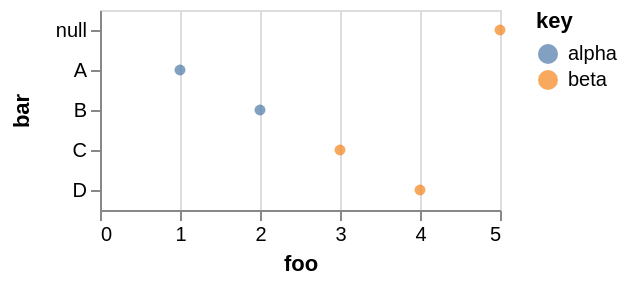

This figure's Vega-Lite source:
### Vega specification from a JSON file in a GitHub repository (floating-point values rounded to 4 significant figures)
{"$schema": "https://vega.github.io/schema/vega/v4.json", "autosize": "pad", "padding": 5, "width": 200, "style": "cell", "data": [{"name": "source_0", "values": [{"key": "alpha", "foo": [1, 2], "bar": ["A", "B"]}, {"key": "beta", "foo": [3, 4, 5], "bar": ["C", "D"]}]}, {"name": "data_0", "source": "source_0", "transform": [{"type": "flatten", "fields": ["foo", "bar"], "as": ["foo", "bar"]}]}], "signals": [{"name": "y_step", "value": 20}, {"name": "height", "update": "bandspace(domain('y').length, 1, 0.5) * y_step"}], "marks": [{"name": "marks", "type": "symbol", "style": ["circle"], "from": {"data": "data_0"}, "encode": {"update": {"opacity": {"value": 0.7}, "fill": [{"test": "datum[\"foo\"] === null || isNaN(datum[\"foo\"])", "value": null}, {"scale": "color", "field": "key"}], "tooltip": {"signal": "{\"foo\": format(datum[\"foo\"], \"\"), \"bar\": ''+datum[\"bar\"], \"key\": ''+datum[\"key\"]}"}, "x": {"scale": "x", "field": "foo"}, "y": {"scale": "y", "field": "bar"}, "shape": {"value": "circle"}}}}], "scales": [{"name": "x", "type": "linear", "domain": {"data": "data_0", "field": "foo"}, "range": [0, {"signal": "width"}], "nice": true, "zero": true}, {"name": "y", "type": "point", "domain": {"data": "data_0", "field": "bar", "sort": true}, "range": {"step": {"signal": "y_step"}}, "padding": 0.5}, {"name": "color", "type": "ordinal", "domain": {"data": "data_0", "field": "key", "sort": true}, "range": "category"}], "axes": [{"scale": "x", "orient": "bottom", "grid": false, "title": "foo", "labelFlush": true, "labelOverlap": true, "tickCount": {"signal": "ceil(width/40)"}, "zindex": 1}, {"scale": "x", "orient": "bottom", "gridScale": "y", "grid": true, "tickCount": {"signal": "ceil(width/40)"}, "domain": false, "labels": false, "maxExtent": 0, "minExtent": 0, "ticks": false, "zindex": 0}, {"scale": "y", "orient": "left", "grid": false, "title": "bar", "zindex": 1}], "legends": [{"fill": "color", "direction": "vertical", "gradientLength": {"signal": "clamp(height, 64, 200)"}, "title": "key", "encode": {"symbols": {"update": {"shape": {"value": "circle"}, "opacity": {"value": 0.7}}}}}], "config": {"axisY": {"minExtent": 30}}}
